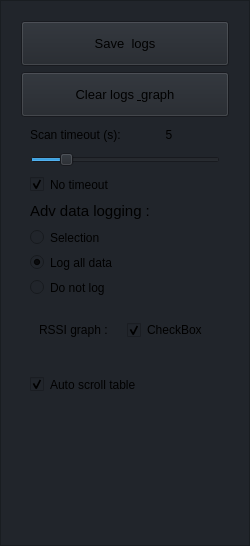
        <widget class="QFrame" name="frame_main_right">
         <property name="minimumSize">
          <size>
           <width>250</width>
           <height>0</height>
          </size>
         </property>
         <property name="maximumSize">
          <size>
           <width>165</width>
           <height>16777215</height>
          </size>
         </property>
         <property name="styleSheet">
          <string notr="true">background-color: rgb(33, 37, 43);</string>
         </property>
         <property name="frameShape">
          <enum>QFrame::StyledPanel</enum>
         </property>
         <property name="frameShadow">
          <enum>QFrame::Raised</enum>
         </property>
         <layout class="QVBoxLayout" name="verticalLayout_4">
          <item>
           <widget class="QFrame" name="frame_scanner_settings">
            <property name="minimumSize">
             <size>
              <width>0</width>
              <height>0</height>
             </size>
            </property>
            <property name="maximumSize">
             <size>
              <width>16777215</width>
              <height>900</height>
             </size>
            </property>
            <property name="frameShape">
             <enum>QFrame::NoFrame</enum>
            </property>
            <property name="frameShadow">
             <enum>QFrame::Raised</enum>
            </property>
            <layout class="QVBoxLayout" name="verticalLayout_31" stretch="1,0,0,0">
             <property name="spacing">
              <number>6</number>
             </property>
             <item>
              <widget class="QPushButton" name="btn_save_logs">
               <property name="sizePolicy">
                <sizepolicy hsizetype="Expanding" vsizetype="Fixed">
                 <horstretch>0</horstretch>
                 <verstretch>0</verstretch>
                </sizepolicy>
               </property>
               <property name="minimumSize">
                <size>
                 <width>0</width>
                 <height>45</height>
                </size>
               </property>
               <property name="font">
                <font>
                 <family>Segoe UI</family>
                 <pointsize>10</pointsize>
                 <weight>50</weight>
                 <italic>false</italic>
                 <bold>false</bold>
                </font>
               </property>
               <property name="cursor">
                <cursorShape>PointingHandCursor</cursorShape>
               </property>
               <property name="layoutDirection">
                <enum>Qt::LeftToRight</enum>
               </property>
               <property name="styleSheet">
                <string notr="true">background-image: url(:./../common/assets/images/icons/cil-save.png);
</string>
               </property>
               <property name="text">
                <string>Save  logs</string>
               </property>
              </widget>
             </item>
             <item>
              <widget class="QPushButton" name="btn_clear_logs">
               <property name="sizePolicy">
                <sizepolicy hsizetype="Expanding" vsizetype="Fixed">
                 <horstretch>0</horstretch>
                 <verstretch>0</verstretch>
                </sizepolicy>
               </property>
               <property name="minimumSize">
                <size>
                 <width>0</width>
                 <height>45</height>
                </size>
               </property>
               <property name="font">
                <font>
                 <family>Segoe UI</family>
                 <pointsize>10</pointsize>
                 <weight>50</weight>
                 <italic>false</italic>
                 <bold>false</bold>
                </font>
               </property>
               <property name="cursor">
                <cursorShape>PointingHandCursor</cursorShape>
               </property>
               <property name="layoutDirection">
                <enum>Qt::LeftToRight</enum>
               </property>
               <property name="styleSheet">
                <string notr="true"/>
               </property>
               <property name="text">
                <string>Clear logs &amp; graph</string>
               </property>
              </widget>
             </item>
             <item>
              <widget class="QFrame" name="frame_scan">
               <property name="enabled">
                <bool>true</bool>
               </property>
               <property name="styleSheet">
                <string notr="true"> border: 0px solid rgb(52, 59, 72);
	border-radius: 5px;	
text-align: center;
padding: 0px;
margin: 0px;</string>
               </property>
               <property name="frameShape">
                <enum>QFrame::StyledPanel</enum>
               </property>
               <property name="frameShadow">
                <enum>QFrame::Raised</enum>
               </property>
               <layout class="QVBoxLayout" name="verticalLayout_23">
                <property name="spacing">
                 <number>10</number>
                </property>
                <property name="topMargin">
                 <number>5</number>
                </property>
                <property name="bottomMargin">
                 <number>0</number>
                </property>
                <item>
                 <widget class="QFrame" name="frame_scan_timeout">
                  <property name="minimumSize">
                   <size>
                    <width>0</width>
                    <height>0</height>
                   </size>
                  </property>
                  <property name="maximumSize">
                   <size>
                    <width>16777215</width>
                    <height>20</height>
                   </size>
                  </property>
                  <property name="styleSheet">
                   <string notr="true">border: 0px solid rgb(52, 59, 72);
	border-radius: 5px;</string>
                  </property>
                  <property name="frameShape">
                   <enum>QFrame::StyledPanel</enum>
                  </property>
                  <property name="frameShadow">
                   <enum>QFrame::Raised</enum>
                  </property>
                  <layout class="QHBoxLayout" name="horizontalLayout_6">
                   <property name="leftMargin">
                    <number>0</number>
                   </property>
                   <property name="topMargin">
                    <number>0</number>
                   </property>
                   <property name="bottomMargin">
                    <number>0</number>
                   </property>
                   <item>
                    <widget class="QLabel" name="label_scan_timeout">
                     <property name="maximumSize">
                      <size>
                       <width>16777215</width>
                       <height>20</height>
                      </size>
                     </property>
                     <property name="text">
                      <string>Scan timeout (s):</string>
                     </property>
                    </widget>
                   </item>
                   <item>
                    <widget class="QLabel" name="label_scan_timeout_value">
                     <property name="maximumSize">
                      <size>
                       <width>16777215</width>
                       <height>20</height>
                      </size>
                     </property>
                     <property name="text">
                      <string>5</string>
                     </property>
                     <property name="alignment">
                      <set>Qt::AlignCenter</set>
                     </property>
                    </widget>
                   </item>
                  </layout>
                 </widget>
                </item>
                <item>
                 <widget class="QSlider" name="scanSlider">
                  <property name="styleSheet">
                   <string notr="true">border: 0px solid rgb(52, 59, 72);</string>
                  </property>
                  <property name="maximum">
                   <number>30</number>
                  </property>
                  <property name="pageStep">
                   <number>1</number>
                  </property>
                  <property name="value">
                   <number>5</number>
                  </property>
                  <property name="orientation">
                   <enum>Qt::Horizontal</enum>
                  </property>
                 </widget>
                </item>
                <item>
                 <widget class="QCheckBox" name="check_no_timeout">
                  <property name="styleSheet">
                   <string notr="true">border: 0px solid rgb(52, 59, 72);</string>
                  </property>
                  <property name="text">
                   <string>No timeout</string>
                  </property>
                  <property name="checked">
                   <bool>true</bool>
                  </property>
                 </widget>
                </item>
                <item>
                 <widget class="QLabel" name="label_4">
                  <property name="maximumSize">
                   <size>
                    <width>16777215</width>
                    <height>20</height>
                   </size>
                  </property>
                  <property name="font">
                   <font>
                    <family>Segoe UI</family>
                    <pointsize>11</pointsize>
                    <weight>50</weight>
                    <italic>false</italic>
                    <bold>false</bold>
                   </font>
                  </property>
                  <property name="styleSheet">
                   <string notr="true">border: 0px solid rgb(52, 59, 72);</string>
                  </property>
                  <property name="text">
                   <string>Adv data logging :</string>
                  </property>
                 </widget>
                </item>
                <item>
                 <widget class="QRadioButton" name="logSelection">
                  <property name="styleSheet">
                   <string notr="true">border: 0px solid rgb(52, 59, 72);</string>
                  </property>
                  <property name="text">
                   <string>Selection</string>
                  </property>
                 </widget>
                </item>
                <item>
                 <widget class="QRadioButton" name="logAll">
                  <property name="styleSheet">
                   <string notr="true">border: 0px solid rgb(52, 59, 72);</string>
                  </property>
                  <property name="text">
                   <string>Log all data</string>
                  </property>
                  <property name="checked">
                   <bool>true</bool>
                  </property>
                 </widget>
                </item>
                <item>
                 <widget class="QRadioButton" name="logNone">
                  <property name="styleSheet">
                   <string notr="true">border: 0px solid rgb(52, 59, 72);</string>
                  </property>
                  <property name="text">
                   <string>Do not log</string>
                  </property>
                  <property name="checked">
                   <bool>false</bool>
                  </property>
                 </widget>
                </item>
                <item>
                 <widget class="QFrame" name="frame">
                  <property name="minimumSize">
                   <size>
                    <width>0</width>
                    <height>50</height>
                   </size>
                  </property>
                  <property name="frameShape">
                   <enum>QFrame::StyledPanel</enum>
                  </property>
                  <property name="frameShadow">
                   <enum>QFrame::Raised</enum>
                  </property>
                  <layout class="QHBoxLayout" name="horizontalLayout_10" stretch="5,2">
                   <item>
                    <widget class="QLabel" name="label_5">
                     <property name="text">
                      <string>RSSI graph :</string>
                     </property>
                    </widget>
                   </item>
                   <item>
                    <widget class="AnimatedToggle" name="graph_enabled">
                     <property name="minimumSize">
                      <size>
                       <width>84</width>
                       <height>0</height>
                      </size>
                     </property>
                     <property name="maximumSize">
                      <size>
                       <width>84</width>
                       <height>999999</height>
                      </size>
                     </property>
                     <property name="text">
                      <string>CheckBox</string>
                     </property>
                     <property name="checked">
                      <bool>true</bool>
                     </property>
                    </widget>
                   </item>
                  </layout>
                 </widget>
                </item>
                <item>
                 <widget class="QFrame" name="options_frame">
                  <property name="minimumSize">
                   <size>
                    <width>0</width>
                    <height>40</height>
                   </size>
                  </property>
                  <property name="maximumSize">
                   <size>
                    <width>16777215</width>
                    <height>45</height>
                   </size>
                  </property>
                  <property name="styleSheet">
                   <string notr="true"/>
                  </property>
                  <property name="frameShape">
                   <enum>QFrame::StyledPanel</enum>
                  </property>
                  <property name="frameShadow">
                   <enum>QFrame::Raised</enum>
                  </property>
                  <layout class="QVBoxLayout" name="verticalLayout_14">
                   <property name="leftMargin">
                    <number>0</number>
                   </property>
                   <item>
                    <widget class="QCheckBox" name="check_scroll_to_bottom">
                     <property name="styleSheet">
                      <string notr="true"> border: 0px solid rgb(52, 59, 72);
	border-radius: 5px;	
</string>
                     </property>
                     <property name="text">
                      <string>Auto scroll table</string>
                     </property>
                     <property name="checked">
                      <bool>true</bool>
                     </property>
                    </widget>
                   </item>
                  </layout>
                 </widget>
                </item>
                <item>
                 <spacer name="verticalSpacer_2">
                  <property name="orientation">
                   <enum>Qt::Vertical</enum>
                  </property>
                  <property name="sizeHint" stdset="0">
                   <size>
                    <width>20</width>
                    <height>40</height>
                   </size>
                  </property>
                 </spacer>
                </item>
               </layout>
              </widget>
             </item>
             <item>
              <spacer name="verticalSpacer_3">
               <property name="orientation">
                <enum>Qt::Vertical</enum>
               </property>
               <property name="sizeHint" stdset="0">
                <size>
                 <width>20</width>
                 <height>40</height>
                </size>
               </property>
              </spacer>
             </item>
            </layout>
           </widget>
          </item>
          <item>
           <spacer name="verticalSpacer">
            <property name="orientation">
             <enum>Qt::Vertical</enum>
            </property>
            <property name="sizeHint" stdset="0">
             <size>
              <width>20</width>
              <height>40</height>
             </size>
            </property>
           </spacer>
          </item>
         </layout>
        </widget>
